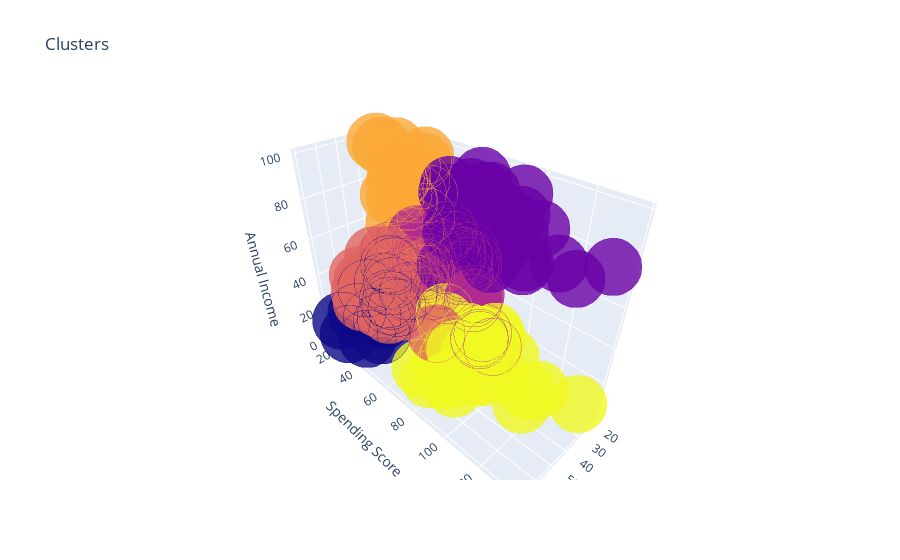

Here is the notebook cell this chart was saved with:
### Markdown cell above
As we can see, some of the clusters are clearly different from all other clusters. For example, blue and orange clusters. <br> But visualizing in 3D may reveal a different picture.

### Code cell
data['labels'] = labels
trace = go.Scatter3d(
    x= df['Age'],
    y= df['Annual Income (k$)'],
    z= df['Spending Score (1-100)'],
    mode='markers',
     marker=dict(
        color = data['labels'], 
        size= 20,
        line=dict(
            color= data['labels'],
            width= 12
        ),
        opacity=0.8
     )
)
trace_data = [trace]
layout = go.Layout(
    title= 'Clusters',
    scene = dict(
            xaxis = dict(title  = 'Age'),
            yaxis = dict(title  = 'Spending Score'),
            zaxis = dict(title  = 'Annual Income')
        )
)
fig = go.Figure(data=trace_data, layout=layout)
py.offline.iplot(fig)

### Figure 1 — Plotly figure (JSON) as saved in the notebook; plotly's stock layout.template omitted (floating-point values rounded to 4 significant figures; data arrays with more than 128 entries replaced by an {"elided": "..."} marker saying what was removed)
{"data": [{"marker": {"color": {"elided": "200 int values"}, "line": {"color": {"elided": "200 int values"}, "width": 12}, "opacity": 0.8, "size": 20}, "mode": "markers", "x": {"elided": "200 int values"}, "y": {"elided": "200 int values"}, "z": {"elided": "200 int values"}, "type": "scatter3d"}], "layout": {"scene": {"xaxis": {"title": {"text": "Age"}}, "yaxis": {"title": {"text": "Spending Score"}}, "zaxis": {"title": {"text": "Annual Income"}}}, "title": {"text": "Clusters"}}}
